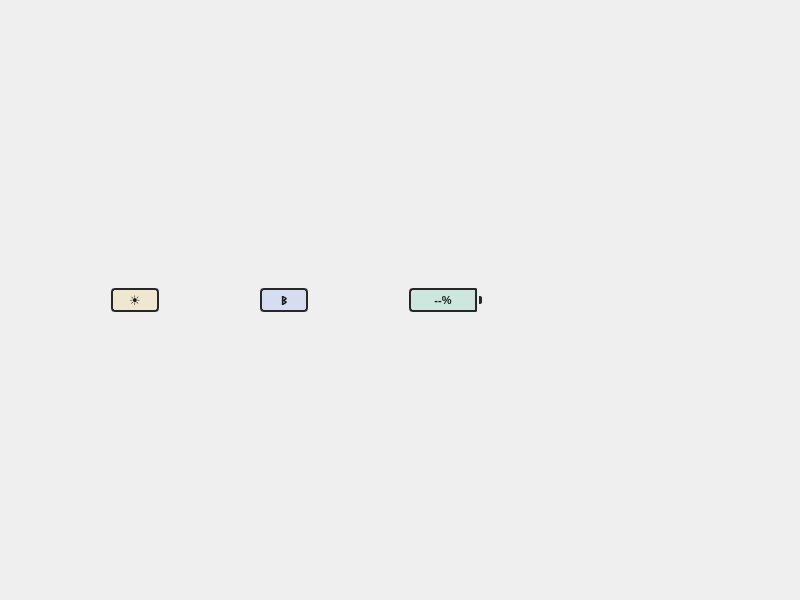
<?xml version="1.0" encoding="UTF-8"?>
<ui version="4.0">
	<class>MainWindow</class>
	<widget class="QMainWindow" name="MainWindow">
		<property name="geometry">
			<rect>
				<x>0</x>
				<y>0</y>
				<width>800</width>
				<height>600</height>
			</rect>
		</property>
		<property name="windowTitle">
			<string>Quick Panel</string>
		</property>
		<widget class="QWidget" name="centralwidget">
			<layout class="QHBoxLayout" name="horizontalLayout">
				<!-- Reservamos 220px a la derecha para futuros widgets: Wi-Fi, Volumen y Reloj -->
				<property name="rightMargin">
					<number>220</number>
				</property>
				<item>
					<spacer name="horizontalSpacer">
						<property name="orientation">
							<enum>Qt::Horizontal</enum>
						</property>
					</spacer>
				</item>
				<item>
				<!-- Botón de Brillo -->
				<widget class="QPushButton" name="btnBrightness">
					<property name="text">
						<string>☀</string>
					</property>
					<property name="cursor">
						<cursorShape>PointingHandCursor</cursorShape>
					</property>
					<property name="styleSheet">
						<string notr="true">
							QPushButton#btnBrightness {
							background-color: rgba(251, 191, 36, 0.15);
							color: #18181b;
							font-weight: bold;
							font-size: 13px;
							border: 2px solid #27272a;
							border-radius: 4px;
							padding: 1px 4px;
							min-width: 28px;
							max-width: 36px;
							max-height: 18px;
							}
							QPushButton#btnBrightness:hover {
							background-color: rgba(251, 191, 36, 0.30);
							border-color: #f59e0b;
							}
						</string>
					</property>
				</widget>
				</item>
				<item>
					<!-- Botón de Bluetooth -->
					<widget class="QPushButton" name="btnBluetooth">
						<property name="text">
							<string>ᛒ</string>
						</property>
						<property name="cursor">
							<cursorShape>PointingHandCursor</cursorShape>
						</property>
						<property name="styleSheet">
							<string notr="true">
								QPushButton#btnBluetooth {
								background-color: rgba(59, 130, 246, 0.15);
								color: #18181b;
								font-weight: bold;
								font-size: 12px;
								border: 2px solid #27272a;
								border-radius: 4px;
								padding: 1px 4px;
								min-width: 28px;
								max-width: 36px;
								max-height: 18px;
								}
								QPushButton#btnBluetooth:hover {
								background-color: rgba(59, 130, 246, 0.30);
								border-color: #3b82f6;
								}
							</string>
						</property>
					</widget>
				</item>
				<item>
					<!-- Contenedor del cuerpo de la batería y su polo positivo -->
					<layout class="QHBoxLayout" name="layoutBatteryContainer">
						<property name="spacing">
							<number>2</number>
						</property>
						<item>
							<widget class="QPushButton" name="btnBattery">
								<property name="text">
									<string>--%</string>
								</property>
								<property name="cursor">
									<cursorShape>PointingHandCursor</cursorShape>
								</property>
								<property name="styleSheet">
									<string notr="true">
										QPushButton#btnBattery {
										background-color: rgba(16, 185, 129, 0.15);
										color: #18181b;
										font-weight: bold;
										font-size: 11px;
										border: 2px solid #27272a;
										border-top-left-radius: 4px;
										border-bottom-left-radius: 4px;
										border-top-right-radius: 2px;
										border-bottom-right-radius: 2px;
										padding: 1px 4px;
										min-width: 44px;
										max-width: 56px;
										max-height: 18px;
										}
										QPushButton#btnBattery:hover {
										background-color: rgba(16, 185, 129, 0.30);
										border-color: #10b981;
										}
									</string>
								</property>
							</widget>
						</item>
						<item>
							<!-- Borne/Polo positivo (+) -->
							<widget class="QFrame" name="frameBatteryTip">
								<property name="minimumSize">
									<size>
										<width>3</width>
										<height>8</height>
									</size>
								</property>
								<property name="maximumSize">
									<size>
										<width>3</width>
										<height>8</height>
									</size>
								</property>
								<property name="styleSheet">
									<string notr="true">
										QFrame#frameBatteryTip {
										background-color: #27272a;
										border-top-right-radius: 2px;
										border-bottom-right-radius: 2px;
										}
									</string>
								</property>
							</widget>
						</item>
					</layout>
				</item>
			</layout>
		</widget>
	</widget>
	<resources/>
	<connections/>
</ui>
